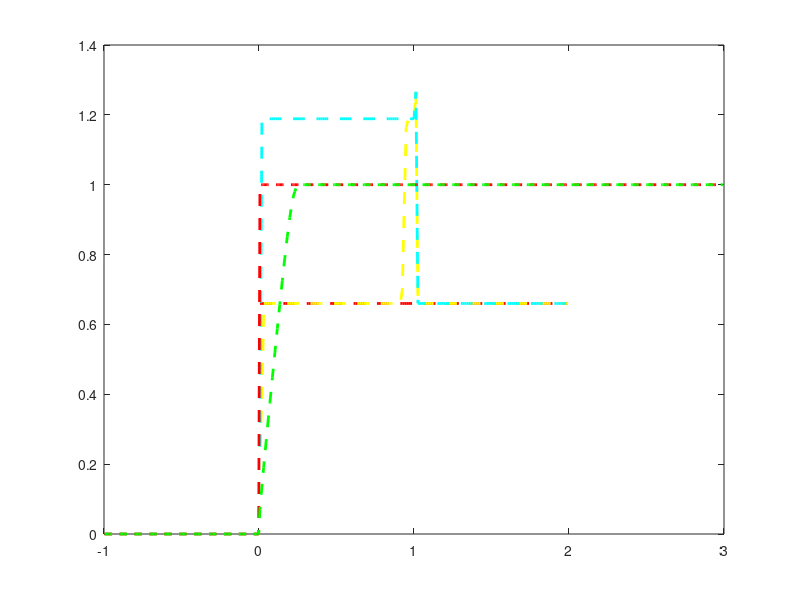

Recreate this plot in MATLAB.

nx=160;

A=0.;
B=2.;

h = (B-A)/nx;

x=linspace(A+h/2,B-h/2,nx-1);

v0 = [ 0.66, 0.66, 0.66, 0.66, 0.66, 0.66, 0.66, 0.66, 0.66, 0.66, 0.66, 0.66, 0.66, 0.66, 0.66, 0.66, 0.66, 0.66, 0.66, 0.66, 0.66, 0.66, 0.66, 0.66, 0.66, 0.66, 0.66, 0.66, 0.66, 0.66, 0.66, 0.66, 0.66, 0.66, 0.66, 0.66, 0.66, 0.66, 0.66, 0.66, 0.66, 0.66, 0.66, 0.66, 0.66, 0.66, 0.66, 0.66, 0.66, 0.66, 0.66, 0.66, 0.66, 0.66, 0.66, 0.66, 0.66, 0.66, 0.66, 0.66, 0.66, 0.66, 0.66, 0.66, 0.66, 0.66, 0.66, 0.66, 0.66, 0.66, 0.66, 0.66, 0.66, 0.66, 0.66, 0.66, 0.66, 0.66, 0.66, 0.66, 0.66, 0.66, 0.66, 0.66, 0.66, 0.66, 0.66, 0.66, 0.66, 0.66, 0.66, 0.66, 0.66, 0.66, 0.66, 0.66, 0.66, 0.66, 0.66, 0.66, 0.66, 0.66, 0.66, 0.66, 0.66, 0.66, 0.66, 0.66, 0.66, 0.66, 0.66, 0.66, 0.66, 0.66, 0.66, 0.66, 0.66, 0.66, 0.66, 0.66, 0.66, 0.66, 0.66, 0.66, 0.66, 0.66, 0.66, 0.66, 0.66, 0.66, 0.66, 0.66, 0.66, 0.66, 0.66, 0.66, 0.66, 0.66, 0.66, 0.66, 0.66, 0.66, 0.66, 0.66, 0.66, 0.66, 0.66, 0.66, 0.66, 0.66, 0.66, 0.66, 0.66, 0.66, 0.66, 0.66, 0.66, 0.66, 0.66 ];

plot (x, v0, 'r--', 'Linewidth',2)
hold on

%%

v1 = [ 0.25, 0.392783, 0.66, 0.66, 0.66, 0.66, 0.66, 0.66, 0.66, 0.66, 0.66, 0.66, 0.66, 0.66, 0.66, 0.66, 0.66, 0.66, 0.66, 0.66, 0.66, 0.66, 0.66, 0.66, 0.66, 0.66, 0.66, 0.66, 0.66, 0.66, 0.66, 0.66, 0.66, 0.66, 0.66, 0.66, 0.66, 0.66, 0.66, 0.66, 0.66, 0.66, 0.66, 0.66, 0.66, 0.66, 0.66, 0.66, 0.66, 0.66, 0.66, 0.66, 0.66, 0.66, 0.66, 0.66, 0.66, 0.66, 0.66, 0.66, 0.66, 0.66, 0.66, 0.66, 0.66, 0.66, 0.66, 0.66, 0.66, 0.66, 0.660004, 0.660095, 0.662028, 0.698416, 0.941617, 1.16376, 1.18761, 1.1886, 1.18873, 1.18876, 1.26589, 0.66, 0.66, 0.66, 0.66, 0.66, 0.66, 0.66, 0.66, 0.66, 0.66, 0.66, 0.66, 0.66, 0.66, 0.66, 0.66, 0.66, 0.66, 0.66, 0.66, 0.66, 0.66, 0.66, 0.66, 0.66, 0.66, 0.66, 0.66, 0.66, 0.66, 0.66, 0.66, 0.66, 0.66, 0.66, 0.66, 0.66, 0.66, 0.66, 0.66, 0.66, 0.66, 0.66, 0.66, 0.66, 0.66, 0.66, 0.66, 0.66, 0.66, 0.66, 0.66, 0.66, 0.66, 0.66, 0.66, 0.66, 0.66, 0.66, 0.66, 0.66, 0.66, 0.66, 0.66, 0.66, 0.66, 0.66, 0.66, 0.66, 0.66, 0.66, 0.66, 0.66, 0.66, 0.66, 0.66, 0.66, 0.66 ];

plot (x, v1, 'y--', 'Linewidth',2)

%%

v2 = [ 0.25, 1.18877, 1.18877, 1.18877, 1.18877, 1.18877, 1.18877, 1.18877, 1.18877, 1.18877, 1.18877, 1.18877, 1.18877, 1.18877, 1.18877, 1.18877, 1.18877, 1.18877, 1.18877, 1.18877, 1.18877, 1.18877, 1.18877, 1.18877, 1.18877, 1.18877, 1.18877, 1.18877, 1.18877, 1.18877, 1.18877, 1.18877, 1.18877, 1.18877, 1.18877, 1.18877, 1.18877, 1.18877, 1.18877, 1.18877, 1.18877, 1.18877, 1.18877, 1.18877, 1.18877, 1.18877, 1.18877, 1.18877, 1.18877, 1.18877, 1.18877, 1.18877, 1.18877, 1.18877, 1.18877, 1.18877, 1.18877, 1.18877, 1.18877, 1.18877, 1.18877, 1.18877, 1.18877, 1.18877, 1.18877, 1.18877, 1.18877, 1.18877, 1.18877, 1.18877, 1.18877, 1.18877, 1.18877, 1.18877, 1.18877, 1.18877, 1.18877, 1.18877, 1.18877, 1.18877, 1.2659, 0.66, 0.66, 0.66, 0.66, 0.66, 0.66, 0.66, 0.66, 0.66, 0.66, 0.66, 0.66, 0.66, 0.66, 0.66, 0.66, 0.66, 0.66, 0.66, 0.66, 0.66, 0.66, 0.66, 0.66, 0.66, 0.66, 0.66, 0.66, 0.66, 0.66, 0.66, 0.66, 0.66, 0.66, 0.66, 0.66, 0.66, 0.66, 0.66, 0.66, 0.66, 0.66, 0.66, 0.66, 0.66, 0.66, 0.66, 0.66, 0.66, 0.66, 0.66, 0.66, 0.66, 0.66, 0.66, 0.66, 0.66, 0.66, 0.66, 0.66, 0.66, 0.66, 0.66, 0.66, 0.66, 0.66, 0.66, 0.66, 0.66, 0.66, 0.66, 0.66, 0.66, 0.66, 0.66, 0.66, 0.66, 0.66 ];

plot (x, v2, 'c--', 'Linewidth',2)


%%


nx=500;

A=-1;
B=3;

h = (B-A)/nx;

x=linspace(A+h/2,B-h/2,nx-1);

v0 = [ 0, 0, 0, 0, 0, 0, 0, 0, 0, 0, 0, 0, 0, 0, 0, 0, 0, 0, 0, 0, 0, 0, 0, 0, 0, 0, 0, 0, 0, 0, 0, 0, 0, 0, 0, 0, 0, 0, 0, 0, 0, 0, 0, 0, 0, 0, 0, 0, 0, 0, 0, 0, 0, 0, 0, 0, 0, 0, 0, 0, 0, 0, 0, 0, 0, 0, 0, 0, 0, 0, 0, 0, 0, 0, 0, 0, 0, 0, 0, 0, 0, 0, 0, 0, 0, 0, 0, 0, 0, 0, 0, 0, 0, 0, 0, 0, 0, 0, 0, 0, 0, 0, 0, 0, 0, 0, 0, 0, 0, 0, 0, 0, 0, 0, 0, 0, 0, 0, 0, 0, 0, 0, 0, 0, 0, 1, 1, 1, 1, 1, 1, 1, 1, 1, 1, 1, 1, 1, 1, 1, 1, 1, 1, 1, 1, 1, 1, 1, 1, 1, 1, 1, 1, 1, 1, 1, 1, 1, 1, 1, 1, 1, 1, 1, 1, 1, 1, 1, 1, 1, 1, 1, 1, 1, 1, 1, 1, 1, 1, 1, 1, 1, 1, 1, 1, 1, 1, 1, 1, 1, 1, 1, 1, 1, 1, 1, 1, 1, 1, 1, 1, 1, 1, 1, 1, 1, 1, 1, 1, 1, 1, 1, 1, 1, 1, 1, 1, 1, 1, 1, 1, 1, 1, 1, 1, 1, 1, 1, 1, 1, 1, 1, 1, 1, 1, 1, 1, 1, 1, 1, 1, 1, 1, 1, 1, 1, 1, 1, 1, 1, 1, 1, 1, 1, 1, 1, 1, 1, 1, 1, 1, 1, 1, 1, 1, 1, 1, 1, 1, 1, 1, 1, 1, 1, 1, 1, 1, 1, 1, 1, 1, 1, 1, 1, 1, 1, 1, 1, 1, 1, 1, 1, 1, 1, 1, 1, 1, 1, 1, 1, 1, 1, 1, 1, 1, 1, 1, 1, 1, 1, 1, 1, 1, 1, 1, 1, 1, 1, 1, 1, 1, 1, 1, 1, 1, 1, 1, 1, 1, 1, 1, 1, 1, 1, 1, 1, 1, 1, 1, 1, 1, 1, 1, 1, 1, 1, 1, 1, 1, 1, 1, 1, 1, 1, 1, 1, 1, 1, 1, 1, 1, 1, 1, 1, 1, 1, 1, 1, 1, 1, 1, 1, 1, 1, 1, 1, 1, 1, 1, 1, 1, 1, 1, 1, 1, 1, 1, 1, 1, 1, 1, 1, 1, 1, 1, 1, 1, 1, 1, 1, 1, 1, 1, 1, 1, 1, 1, 1, 1, 1, 1, 1, 1, 1, 1, 1, 1, 1, 1, 1, 1, 1, 1, 1, 1, 1, 1, 1, 1, 1, 1, 1, 1, 1, 1, 1, 1, 1, 1, 1, 1, 1, 1, 1, 1, 1, 1, 1, 1, 1, 1, 1, 1, 1, 1, 1, 1, 1, 1, 1, 1, 1, 1, 1, 1, 1, 1, 1, 1, 1, 1, 1, 1, 1, 1, 1, 1, 1, 1, 1, 1, 1, 1, 1, 1, 1, 1, 1, 1, 1, 1, 1, 1, 1, 1, 1, 1, 1, 1 ];

plot (x, v0, 'r--', 'Linewidth',2)
hold on

%%

v1 = [ 0, 0, 0, 0, 0, 0, 0, 0, 0, 0, 0, 0, 0, 0, 0, 0, 0, 0, 0, 0, 0, 0, 0, 0, 0, 0, 0, 0, 0, 0, 0, 0, 0, 0, 0, 0, 0, 0, 0, 0, 0, 0, 0, 0, 0, 0, 0, 0, 0, 0, 0, 0, 0, 0, 0, 0, 0, 0, 0, 0, 0, 0, 0, 0, 0, 0, 0, 0, 0, 0, 0, 0, 0, 0, 0, 0, 0, 0, 0, 0, 0, 0, 0, 0, 0, 0, 0, 0, 0, 0, 0, 0, 0, 0, 0, 0, 0, 0, 0, 0, 0, 0, 0, 0, 0, 0, 0, 0, 0, 0, 0, 0, 0, 0, 0, 0, 0, 0, 0, 0, 0, 0, 0, 0, 0, 0.0694797, 0.112402, 0.152349, 0.19094, 0.228729, 0.265976, 0.302822, 0.339352, 0.375617, 0.411649, 0.447464, 0.48307, 0.518463, 0.553632, 0.588556, 0.6232, 0.65752, 0.69145, 0.724904, 0.757765, 0.789879, 0.821038, 0.850971, 0.879323, 0.905654, 0.929435, 0.950093, 0.967104, 0.980137, 0.989229, 0.994867, 0.9979, 0.999281, 0.9998, 0.999957, 0.999993, 0.999999, 1, 1, 1, 1, 1, 1, 1, 1, 1, 1, 1, 1, 1, 1, 1, 1, 1, 1, 1, 1, 1, 1, 1, 1, 1, 1, 1, 1, 1, 1, 1, 1, 1, 1, 1, 1, 1, 1, 1, 1, 1, 1, 1, 1, 1, 1, 1, 1, 1, 1, 1, 1, 1, 1, 1, 1, 1, 1, 1, 1, 1, 1, 1, 1, 1, 1, 1, 1, 1, 1, 1, 1, 1, 1, 1, 1, 1, 1, 1, 1, 1, 1, 1, 1, 1, 1, 1, 1, 1, 1, 1, 1, 1, 1, 1, 1, 1, 1, 1, 1, 1, 1, 1, 1, 1, 1, 1, 1, 1, 1, 1, 1, 1, 1, 1, 1, 1, 1, 1, 1, 1, 1, 1, 1, 1, 1, 1, 1, 1, 1, 1, 1, 1, 1, 1, 1, 1, 1, 1, 1, 1, 1, 1, 1, 1, 1, 1, 1, 1, 1, 1, 1, 1, 1, 1, 1, 1, 1, 1, 1, 1, 1, 1, 1, 1, 1, 1, 1, 1, 1, 1, 1, 1, 1, 1, 1, 1, 1, 1, 1, 1, 1, 1, 1, 1, 1, 1, 1, 1, 1, 1, 1, 1, 1, 1, 1, 1, 1, 1, 1, 1, 1, 1, 1, 1, 1, 1, 1, 1, 1, 1, 1, 1, 1, 1, 1, 1, 1, 1, 1, 1, 1, 1, 1, 1, 1, 1, 1, 1, 1, 1, 1, 1, 1, 1, 1, 1, 1, 1, 1, 1, 1, 1, 1, 1, 1, 1, 1, 1, 1, 1, 1, 1, 1, 1, 1, 1, 1, 1, 1, 1, 1, 1, 1, 1, 1, 1, 1, 1, 1, 1, 1, 1, 1, 1, 1, 1, 1, 1, 1, 1, 1, 1, 1, 1, 1, 1, 1, 1, 1, 1, 1, 1, 1, 1, 1, 1, 1, 1, 1, 1, 1, 1, 1, 1, 1, 1, 1, 1, 1, 1, 1, 1, 1, 1, 1, 1, 1, 1, 1, 1, 1, 1, 1, 1, 1, 1, 1, 1, 1, 1, 1, 1, 1, 1, 1, 1 ];

plot (x, v1, 'g--', 'Linewidth',2)

